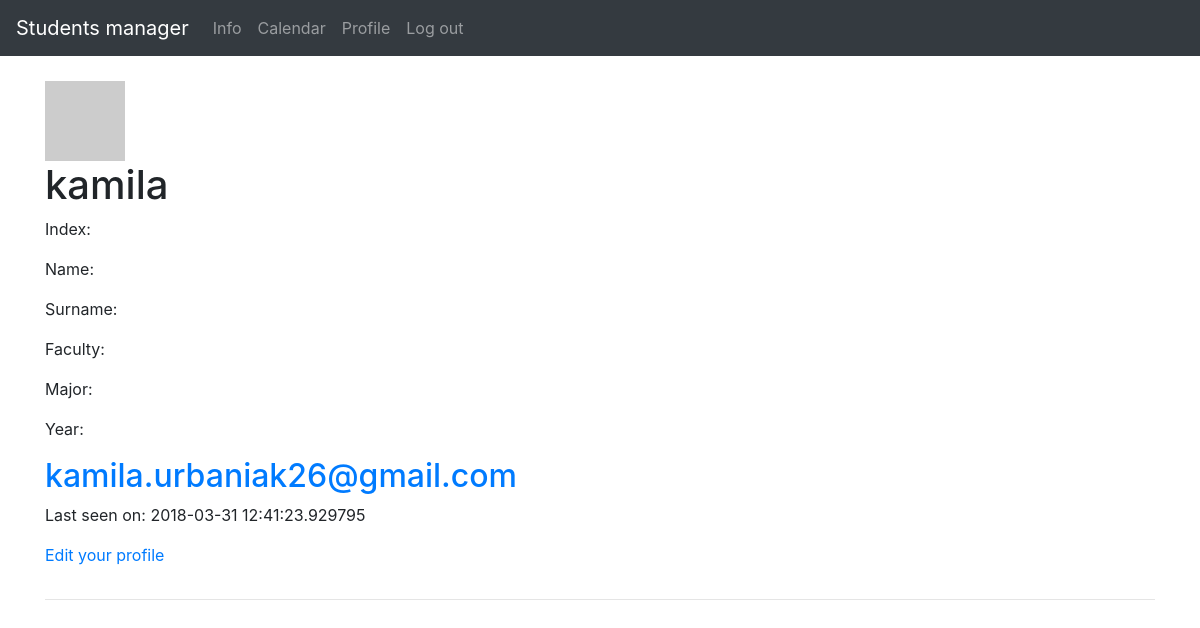
The app's page /students/1 (signed in), older data.
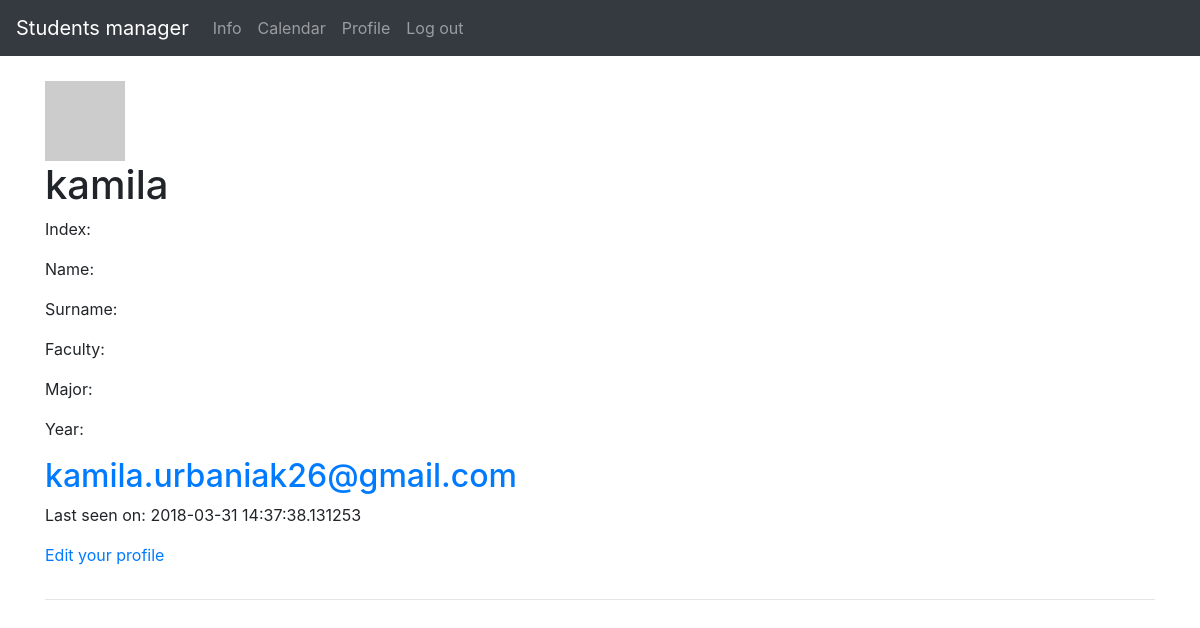
The same page, newer data.
### models.py (models this page shows, shortened)
class User(db.Model, UserMixin):
    __tablename__ = 'user'
    id = Column(Integer, autoincrement=True, primary_key=True)
    username = Column(String(25), default='', unique=True)
    active = Column(Boolean, default=True)
    email = Column(String(200), unique=True)
    password = Column(String(200), default='')
    admin = Column(Boolean, default=False)
    confirmed = Column(db.Boolean, nullable=False, default=False)
    confirmed_on = Column(db.DateTime, nullable=True)
    registered_on = Column(db.DateTime, nullable=False)
    about_me = Column(String(140))
    last_seen = Column(DateTime, default=datetime.utcnow)
    student = db.relationship('Student', backref='user', primaryjoin="User.id ==Student.user_id")
    def get_id(self):
        return self.id
    def avatar(self, size):
        digest = md5(self.email.lower().encode('utf-8')).hexdigest()
        return 'https://www.gravatar.com/avatar/{}?d=identicon&s={}'.\
            format(digest, size)

### views.py (the view)
@app.route('/students/<int:index>', methods=['GET'])
@login_required
def student(index):
    st = Student.query.filter(Student.index == index).first()
    return render_template('user/profile.html', user=current_user, student=st)

### views.py (called while the page is built)
@lm.user_loader
def load_user(user_id):
    student = Student.query.filter(Student.user_id == user_id).first()
    return User.query.join(Student).filter(student.user_id == user_id).first()

@app.before_request
def before_request():
    if current_user.is_authenticated:
        current_user.last_seen = datetime.utcnow()
        db.session.commit()

### templates/user/profile.html (shortened to what this page needs)
{% extends "_base.html" %}
{% block content %}
    <table>
        <tr valign="top">
            <br>
            <img src="{{ user.avatar(128) }}">
            <h1>{{ user.username }}</h1>
            <p> Index: {{ student.index }}</p>
            <p> Name: {{ student.name }}</p>
            <p> Surname: {{ student.surname }}</p>
            <p> Faculty: {{ student.faculty }}</p>
            <p> Major: {{ student.major }}</p>
            <p> Year: {{ student.year }}</p>
            <h2><a class="u-email" href="mailto:<user.email>">{{ user.email }}</a></h2>
                {% if user.last_seen %}<p>Last seen on: {{ user.last_seen }}</p>{% endif %}
        {% if user == current_user %}
                <p><a href="/users/{{ current_user.username }}/edit_profile">Edit your profile</a></p>
                {% endif %}
        </tr>
    </table>
    <hr>
{% endblock %}

### templates/_base.html (shortened to what this page needs)
<!doctype html>
<html lang=en>
<head>
  <link rel="stylesheet" href="https://maxcdn.bootstrapcdn.com/bootstrap/4.0.0/css/bootstrap.min.css"
>
</head>
<body>
  <nav class="navbar navbar-expand-md navbar-dark bg-dark">
    <a class="navbar-brand" href="#">Students manager</a>
    <div class="collapse navbar-collapse">
      <ul class="navbar-nav mr-auto">
        <li class="nav-item{% if page_id == 'info' %} active{% endif %}">
          <a class="nav-link" href="{{ url_for('info') }}">Info</a>
        </li>
      <ul class="nav navbar-nav">
          {% if current_user.is_authenticated %}
              <li><a class="nav-link" href="{{ url_for('calendar')}}">Calendar</a></li>
              <li><a class="nav-link" href="/students/{% for i in current_user.student %}{{ i.index }} {% endfor %}">Profile</a></li>
          <li><a class="nav-link" href="{{ url_for('logout')}}">Log out</a></li>
          {% else %}
          <li><a class="nav-link" href="{{ url_for('login')}}">Log in</a></li>
              <li><a class="nav-link" href="{{ url_for('register') }}">Registration</a></li>
        </li>
          {% endif %}
      </ul>
      </ul>
    </div>
  </nav>
  <div class="container">
    <div class="row">
      <div class="col-12">
      </div>
    </div>
    {% block content %}{% endblock %}
  </div>
</body>
</html>

Row changes from the older to the newer data that the page shows:
changed User "kamila": last_seen "2018-03-31 12:41:23.929795" → "2018-03-31 14:37:38.131253"
